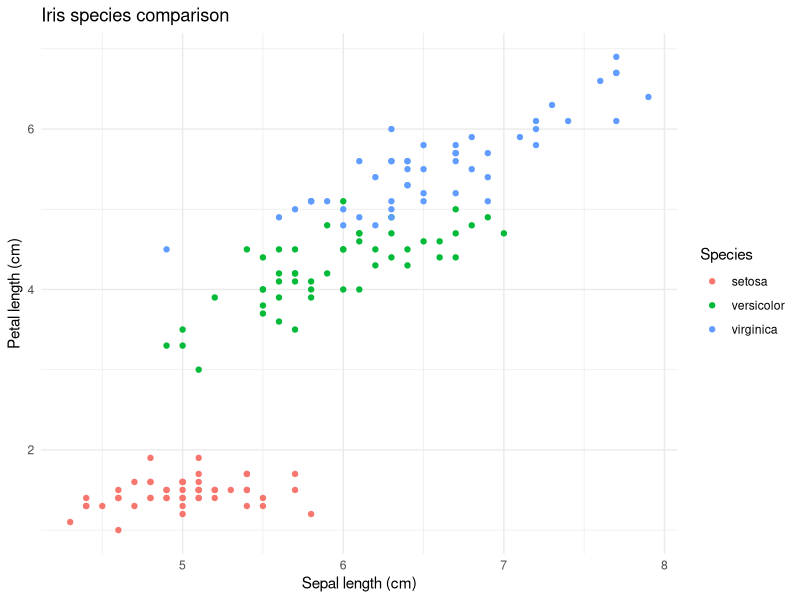

Recreate this plot in R.
## ---- chunk 1
#| message: false
#| warning: false

library(dplyr)
library(ggplot2)

data(iris)
## ---- chunk 2
iris_summary <- iris |>
  group_by(Species) |>
  summarise(
    mean_sepal_length = mean(Sepal.Length),
    mean_sepal_width = mean(Sepal.Width),
    mean_petal_length = mean(Petal.Length),
    mean_petal_width = mean(Petal.Width)
  )

iris_summary
## ---- chunk 3
#| label: fig-iris-measurements
#| fig-cap: "Sepal length versus petal length for the three iris species."

ggplot(
  iris,
  aes(
    x = Sepal.Length,
    y = Petal.Length,
    colour = Species
  )
) +
  geom_point() +
  labs(
    title = "Iris species comparison",
    x = "Sepal length (cm)",
    y = "Petal length (cm)",
    colour = "Species"
  ) +
  theme_minimal()
